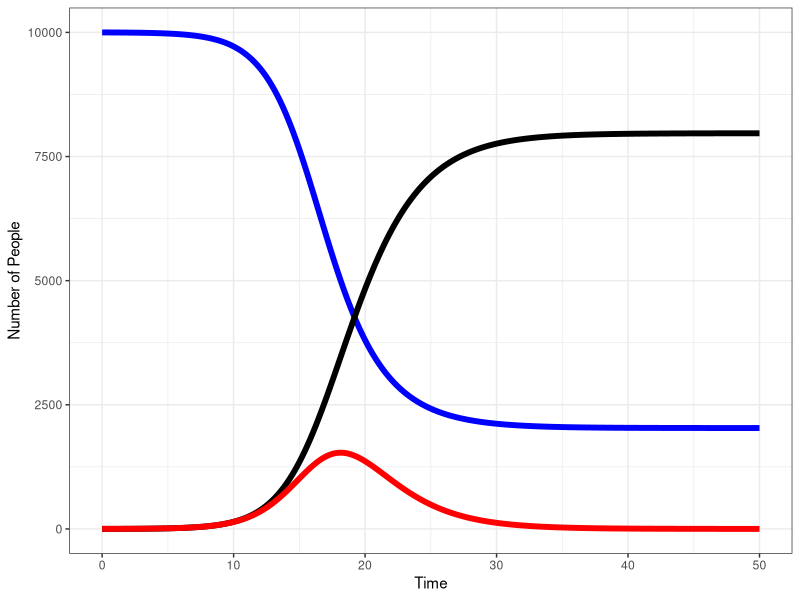

Write the R code that produced this figure.
## ----setup, include=FALSE-----------------------------------------------------
knitr::opts_chunk$set(echo = TRUE)


## ----Download Libraries-------------------------------------------------------
library(deSolve)   # numerical integration package
library(ggplot2)   # plotting package
library(tidyverse) # packages for handling and reshaping data
library(reshape2) 
library(magrittr)
library(stats) # statistics package


## ----Define SIR model function to be integrated-------------------------------
sir_model <- function(time, state, parameters) {
  # Unpack Parameters
  with(as.list(c(state,parameters)), {
      # Calculate total population size
      N <-  S + I + R
      
      # Calculate force of infection
      lambda <- beta * I / N
      
      # Calculate derivatives
      dS <- -lambda * S
      dI <- lambda * S - gamma * I
      dR <- gamma * I
      
      # Return derivative
      return(list(c(dS, dI, dR)))
    }
  )
}


## -----------------------------------------------------------------------------
# Initial values for state variables
initial_state_values <- c(S = 9999,
                         I = 1,
                         R = 0
)

# Parameter values
parameters <-  c(beta = 1, # per-contact infection rate
                 gamma = .5 # recovery rate
)

# Define a list of time steps 
times = seq(from = 0, to = 50, by = .1)

# Integrate
sir.output <- as.data.frame(ode(y = initial_state_values, 
                            times = times, 
                            func = sir_model,
                            parms = parameters))


## -----------------------------------------------------------------------------
p <- ggplot(data = sir.output) + 
  geom_line(mapping = aes(x = time, y = S), 
            color = 'blue', size = 2) + 
  geom_line(mapping = aes(x = time, y = R), 
            color = 'black', size = 2) + 
  geom_line(mapping = aes(x = time, y = I), 
            color = 'red', size = 2) + 
  xlim(0,50) + 
  xlab("Time") + 
  ylab("Number of People") + 
  theme(axis.text = element_text(size = 20),
        axis.title = element_text(size = 24)) + 
  theme_bw()

p


## -----------------------------------------------------------------------------
# Find the first time when the number of infected drops below 1
sir.output[sir.output$I <=1,][1,]$R


## -----------------------------------------------------------------------------
sir.output[sir.output$I == max(sir.output$I),]$time


## -----------------------------------------------------------------------------
sir.output[sir.output$I == max(sir.output$I),]$I
